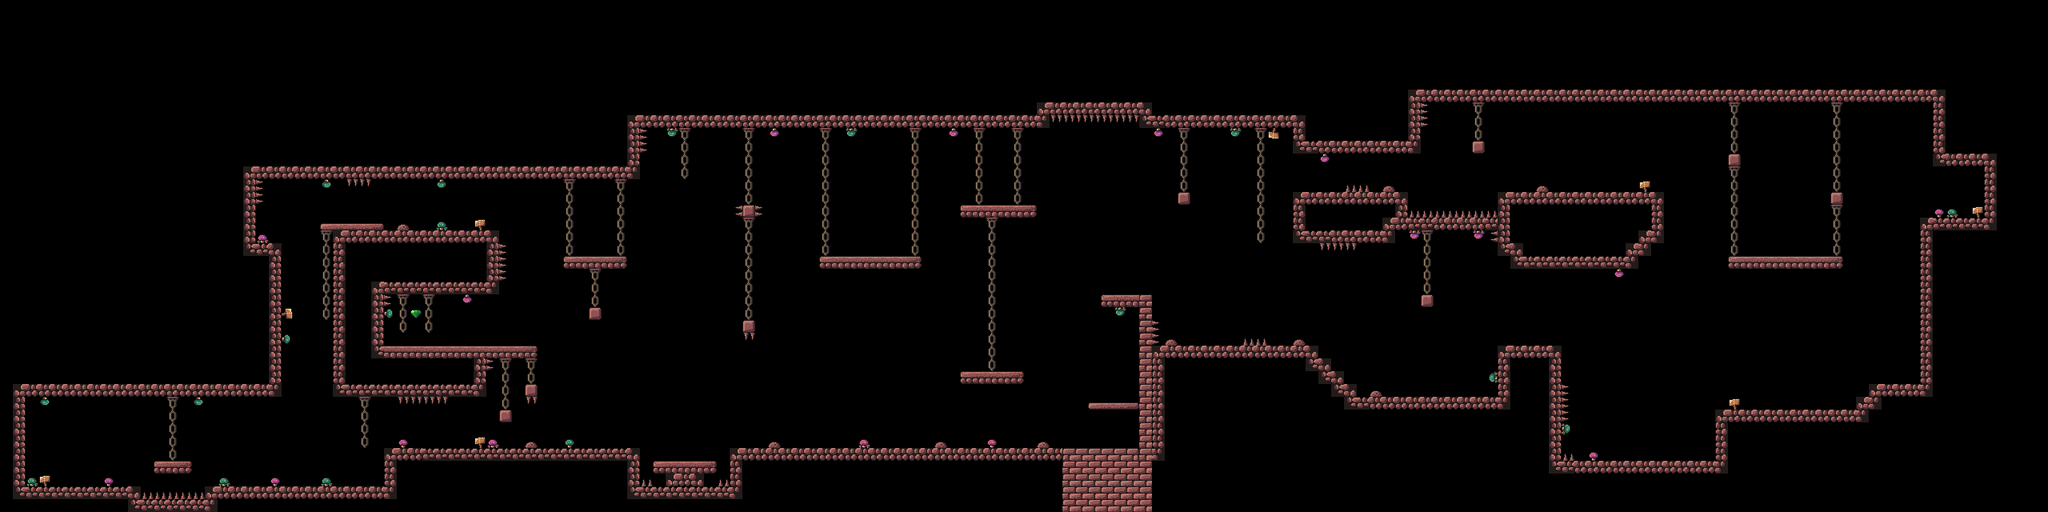

Tiled map render using the project's own tile images. Description and the map definition, with tile-layer contents summarised, below:
An orthogonal 160x40 tile map with 16x16 px tiles, 6 tile layers (background obj, climbing chains, cave, platforms, ...), 1 hidden layer not drawn and 3 objects (start, end, enemy).

<map version="1.10" tiledversion="1.10.2" orientation="orthogonal" renderorder="right-down" width="160" height="40" tilewidth="16" tileheight="16" infinite="0" nextlayerid="26" nextobjectid="17">
 <tileset firstgid="1" source="cave-platformer-tileset-16x16.tsx" />
 <layer id="9" name="background" width="160" height="40" visible="0">
  <data>[6400 cells, 6400 non-empty, 1 distinct tile ids]</data>
 </layer>
 <objectgroup id="12" name="spawn">
  <object id="5" name="start" x="64.0758" y="590.315" width="16" height="16" />
  <object id="14" name="end" x="2447.27" y="239.454" width="32" height="32" />
  <object id="15" name="enemy" x="480.246" y="411.072" width="16" height="16" />
 </objectgroup>
 <layer id="11" name="background obj" width="160" height="40">
  <data>[6400 cells, 192 non-empty, 12 distinct tile ids]</data>
 </layer>
 <layer id="16" name="climbing chains" width="160" height="40">
  <data>[6400 cells, 16 non-empty, 2 distinct tile ids]</data>
 </layer>
 <layer id="10" name="cave" width="160" height="40">
  <data>[6400 cells, 584 non-empty, 13 distinct tile ids]</data>
 </layer>
 <layer id="17" name="platforms" width="160" height="40">
  <data>[6400 cells, 61 non-empty, 10 distinct tile ids]</data>
 </layer>
 <layer id="13" name="spikes" width="160" height="40">
  <data>[6400 cells, 56 non-empty, 4 distinct tile ids]</data>
 </layer>
 <layer id="15" name="gem" width="160" height="40">
  <data>[6400 cells, 1 non-empty, 1 distinct tile ids]</data>
 </layer>
</map>